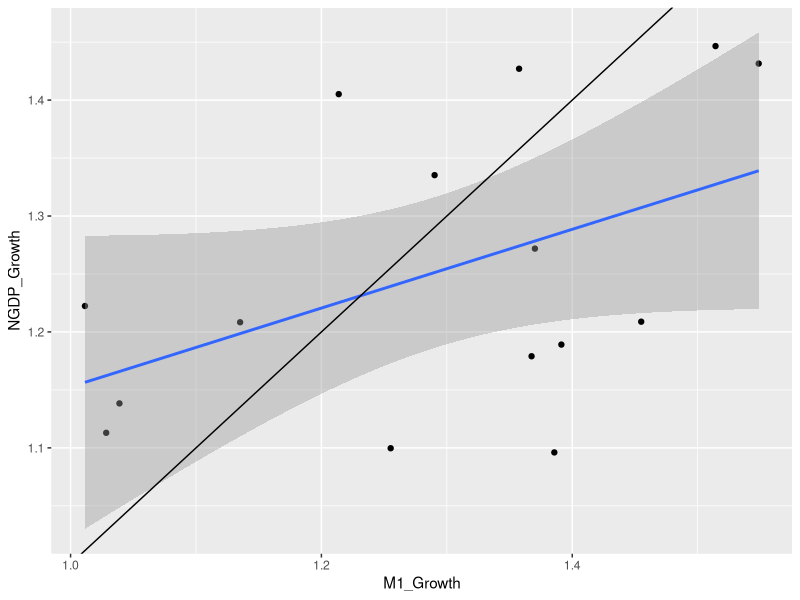

Source code (R):
# Packages
library(readxl)
library(dplyr)
library(ggplot2)

# Import data
rba_money_aggregates.raw <-
    read_excel("res/rba_money_aggregates.xls",
               skip = 10) %>%
    mutate(Date = format(`Series ID`, format="%Y-%m"))
abs_5206_key_aggregates.raw <-
    read_excel("res/abs_5206_key_aggregates.xls",
               sheet = "Data1",
               skip = 9) %>%
    mutate(Date = format(`Series ID`, format="%Y-%m"))

# Isolate NGDP and Money Supply Growth
money.df <- inner_join(abs_5206_key_aggregates.raw,
                       rba_money_aggregates.raw,
                       by = 'Date') %>%
    select(Date, M1 = DMAM1N, NGDP_Q = A2304350J) %>%
    mutate(M1_Growth = c(M1[-1]/M1[-length(M1)], NA),
           NGDP_Q_Growth = c(NGDP_Q[-1]/NGDP_Q[-length(NGDP_Q)], NA)) %>%
    na.omit()

t <- 12

money_g_agg.df <-
    data.frame(M1_Growth = sapply(split(
        money.df$M1_Growth,
        1:nrow(money.df) %/% t
    ), prod),
    NGDP_Growth = sapply(split(
        money.df$NGDP_Q_Growth,
        1:nrow(money.df) %/% t), prod
    ))
    
# Graph relationship
ggplot(money_g_agg.df, aes(x = M1_Growth, y = NGDP_Growth)) + 
    geom_point() +
    geom_smooth(method = "lm", formula = y ~ x) +
    geom_abline()

# LM Model
money.lm <- lm(NGDP_Growth ~ M1_Growth, money_g_agg.df)
summary(money.lm)
    